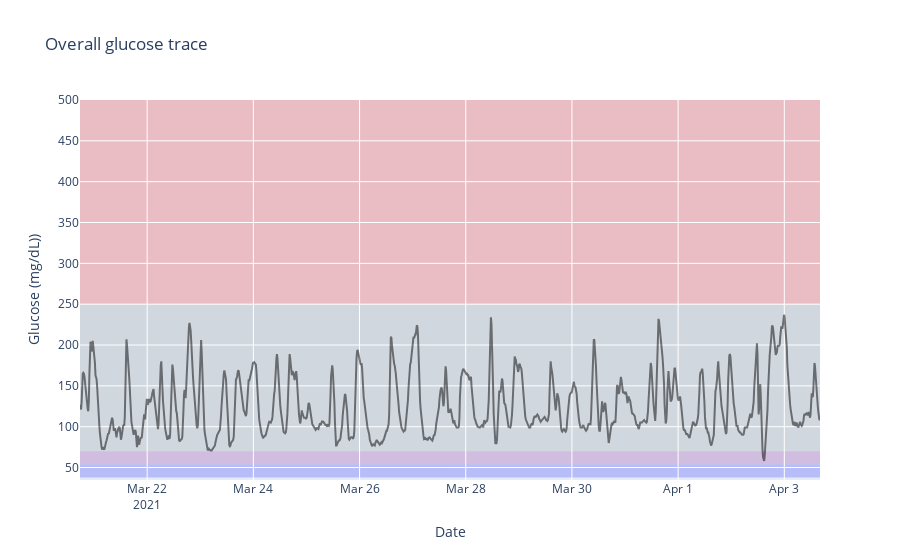

Write notebook code for a chart like this one.
### Markdown cell above
#### Group dataframe

### Code cell
visualizations.glucose_trace(libre_data, ID='libre_amer_01')

### Figure 1 — Plotly figure (JSON) as saved in the notebook; plotly's stock layout.template omitted (floating-point values rounded to 4 significant figures; data arrays with more than 128 entries replaced by an {"elided": "..."} marker saying what was removed)
{"data": [{"line": {"color": "black"}, "name": "Glucose trace", "opacity": 0.5, "showlegend": false, "type": "scatter", "x": {"elided": "1339 str values"}, "y": {"elided": "1339 int values"}}], "layout": {"shapes": [{"fillcolor": "blue", "layer": "below", "line": {"width": 0}, "opacity": 0.2, "type": "rect", "x0": 0, "x1": 1, "xref": "x domain", "y0": 37.7, "y1": 54, "yref": "y"}, {"fillcolor": "purple", "layer": "below", "line": {"width": 0}, "opacity": 0.2, "type": "rect", "x0": 0, "x1": 1, "xref": "x domain", "y0": 54, "y1": 70, "yref": "y"}, {"fillcolor": "grey", "layer": "below", "line": {"width": 0}, "opacity": 0.2, "type": "rect", "x0": 0, "x1": 1, "xref": "x domain", "y0": 70, "y1": 250, "yref": "y"}, {"fillcolor": "pink", "layer": "below", "line": {"width": 0}, "opacity": 0.2, "type": "rect", "x0": 0, "x1": 1, "xref": "x domain", "y0": 250, "y1": "hyper_lv1", "yref": "y"}, {"fillcolor": "red", "layer": "below", "line": {"width": 0}, "opacity": 0.2, "type": "rect", "x0": 0, "x1": 1, "xref": "x domain", "y0": 250, "y1": 500, "yref": "y"}], "title": {"text": "Overall glucose trace"}, "xaxis": {"title": {"text": "Date"}}, "yaxis": {"title": {"text": "Glucose (mg/dL))"}}}}
